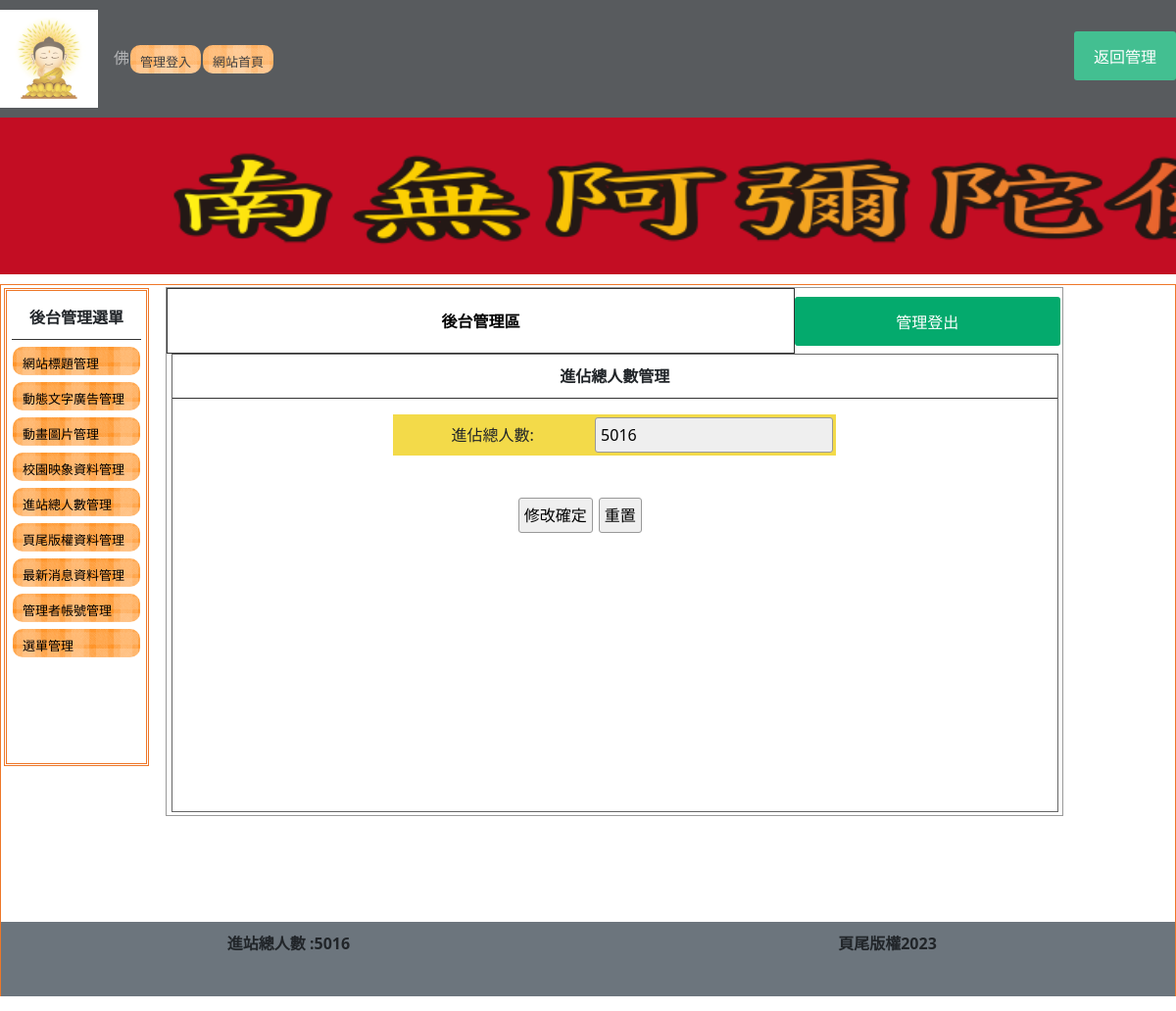
/back.php?do=total (signed in), run on the app's committed database.
### tables this page shows
CREATE TABLE `menu` (
  `id` int(10) UNSIGNED NOT NULL,
  `text` text NOT NULL,
  `href` text NOT NULL,
  `sh` int(1) UNSIGNED NOT NULL,
  `menu_id` int(10) NOT NULL
);

CREATE TABLE `titles` (
  `id` int(10) UNSIGNED NOT NULL,
  `img` text NOT NULL,
  `text` text NOT NULL,
  `sh` int(1) UNSIGNED NOT NULL
);

CREATE TABLE `total` (
  `id` int(10) NOT NULL,
  `total` int(10) NOT NULL DEFAULT 0
);

CREATE TABLE `bottom` (
  `id` int(10) NOT NULL,
  `bottom` text NOT NULL
);

### api/db.php (called while the page is built, shortened)
<?php
class DB{
    protected $dsn = "mysql:host=localhost;charset=utf8;dbname=db08";
    protected $pdo;
    protected $table;
    public function __construct($table){
        $this->table = $table;
        $this->pdo = new PDO($this->dsn, 'root', '');
    }
    function all( $where = '', $other = ''){
        $sql = "select * from `$this->table` ";
        $sql =$this->sql_all($sql,$where,$other);
        return $this->pdo->query($sql)->fetchAll(PDO::FETCH_ASSOC);
    }
    function find($id){
        $sql = "select * from `$this->table` ";
        if (is_array($id)) {
            $tmp = $this->a2s($id);
            $sql .= " where " . join(" && ", $tmp);
        } else if (is_numeric($id)) {
            $sql .= " where `id`='$id'";
        } else {
            echo "錯誤:參數的資料型態比須是數字或陣列";
        }
        $row = $this->pdo->query($sql)->fetch(PDO::FETCH_ASSOC);
        return $row;
    }
    private function a2s($array){
        foreach ($array as $col => $value) {
            $tmp[] = "`$col`='$value'";
        }
        return $tmp;
    }
    private function sql_all($sql,$array,$other){
        if (isset($this->table) && !empty($this->table)) {
            if (is_array($array)) {
                if (!empty($array)) {
                    $tmp = $this->a2s($array);
                    $sql .= " where " . join(" && ", $tmp);
                }
            } else {
                $sql .= " $array";
            }
            $sql .= $other;
            return $sql;
        } else {
            echo "錯誤:沒有指定的資料表名稱";
        }
    }
}
$Title=new DB('titles');
$Total=new DB('total');
$Bottom=new DB('bottom');
$Menu=new DB('menu');
?>

### back.php (the view, shortened to what this page needs)
<?php include_once "./api/db.php";
?>
<!DOCTYPE html PUBLIC "-//W3C//DTD XHTML 1.0 Transitional//EN" "http://www.w3.org/TR/xhtml1/DTD/xhtml1-transitional.dtd">
<html xmlns="http://www.w3.org/1999/xhtml">
<head>
	<link href="https://cdn.jsdelivr.net/npm/bootstrap@5.3.2/dist/css/bootstrap.min.css" rel="stylesheet">
	<link rel="stylesheet" href="https://cdnjs.cloudflare.com/ajax/libs/font-awesome/6.5.1/css/all.min.css" />
	<link href="./css/css.css" rel="stylesheet" type="text/css">
</head>
<body>
	<?php
	include "./front/nva.php"
	?>
	<div class="container-fluid " style="margin-top:15vh; ">
		<div class="row">
			<div class="col-12">
				<?php
				$title = $Title->find(['sh' => 1]);
				?>
				<a title="<?= $title['text']; ?>" href="./index.php">
					<div class="ti " style="height:20vh;background:url(&#39;./img/<?= $title['img']; ?>&#39;); background-size:cover;"></div>
				</a>
			</div>
		</div>
	</div>
	<div id="main">
		<div id="ms">
			<div id="lf" style="float:left;">
				<div id="menuput" class="dbor">
					<span class="t botli">後台管理選單</span>
					<a style="color:#000; font-size:13px; text-decoration:none;" href="?do=title">
						<div class="mainmu">
							網站標題管理 </div>
					</a>
					<a style="color:#000; font-size:13px; text-decoration:none;" href="?do=ad">
						<div class="mainmu">
							動態文字廣告管理 </div>
					</a>
					<a style="color:#000; font-size:13px; text-decoration:none;" href="?do=mvim">
						<div class="mainmu">
							動畫圖片管理 </div>
					</a>
					<a style="color:#000; font-size:13px; text-decoration:none;" href="?do=image">
						<div class="mainmu">
							校園映象資料管理 </div>
					</a>
					<a style="color:#000; font-size:13px; text-decoration:none;" href="?do=total">
						<div class="mainmu">
							進站總人數管理 </div>
					</a>
					<a style="color:#000; font-size:13px; text-decoration:none;" href="?do=bottom">
						<div class="mainmu">
							頁尾版權資料管理 </div>
					</a>
					<a style="color:#000; font-size:13px; text-decoration:none;" href="?do=news">
						<div class="mainmu">
							最新消息資料管理 </div>
					</a>
					<a style="color:#000; font-size:13px; text-decoration:none;" href="?do=admin">
						<div class="mainmu">
							管理者帳號管理 </div>
					</a>
					<a style="color:#000; font-size:13px; text-decoration:none;" href="?do=menu">
						<div class="mainmu">
							選單管理 </div>
					</a>
				</div>
			</div>
			<div class="di" style="height:540px; border:#999 1px solid; width:76.5%; margin:2px 0px 0px 0px; float:left; position:relative; left:20px;">
				<table width="100%">
					<tbody>
						<tr>
							<td style="width:70%;font-weight:800; border:#333 1px solid; border-radius:3px;" class="cent"><a href="?do=admin" style="color:#000; text-decoration:none;">後台管理區</a></td>
							<td><button onclick="location.href='./api/logout.php'" style="width:99%; margin-right:2px; height:50px;">管理登出</button></td>
						</tr>
					</tbody>
				</table>
				<?php
				$do = $_GET['do'] ?? 'title';
				$file = "./back/{$do}.php";
				if (file_exists($file)) {
					include $file;
				} else {
					include "./back/title.php";
				}
				?>
			</div>
<?php include "./front/footer.php"?>
</body>
</html>

### front/nva.php (shortened to what this page needs)
<nav class="navbar navbar-expand-sm navbar-dark bg-dark fixed-top opacity-75" style="height:15vh">
		<div class="container-fluid">
			<a class="navbar-brand" href="#">
				<img src="./icon/Buddha.png" alt="Logo" width="100" height="100" class="d-inline-block align-text-top">
			</a>
			<div class="collapse navbar-collapse" id="mynavbar">
				<ul class="navbar-nav me-auto">
					<span class="navbar-text">
						佛
					</span>
					<?php
					$mainmu = $Menu->all(['sh' => 1, 'menu_id' => 0]);
					foreach ($mainmu as $main) {
					?><li>
							<div class="mainmu">
								<a href="<?= $main['href']; ?>" style="color:#000; font-size:13px; text-decoration:none;"><?= $main['text']; ?></a>
						</li>
					<?php
					}
					?>
				</ul>
				<div class="d-flex justify-content-center">
					<?php
					if (isset($_SESSION['login'])) {
					?>
						<button style="width:100%; margin-left:auto; margin-right:auto; margin-top:2px; height:50px;" onclick="lo('back.php')">返回管理</button>
					<?php
					} else {
					?>
						<button onclick="document.getElementById('id01').style.display='block'" style="width:auto; ">Login</button>
					<?php
					}
					?>
				</div>
			</div>
		</div>
	</nav>

### back/total.php (shortened to what this page needs)
<div style="width:99%; height:87%; margin:auto; overflow:auto; border:#666 1px solid;">
    <p class="t cent botli">進佔總人數管理</p>
    <form method="post"  action="./api/edit_info.php">
        <table style="width:50%; margin:auto;">
            <tbody>
                <tr class="yel">
                    <td width="50%">進佔總人數:</td>
                    <td width="50%"><input type="number" name="total" value="<?=$Total->find(1)['total']?>">
                </td>
                </tr>
            </tbody>
        </table>
        <table style="margin-top:40px; width:70%;">
            <tbody>
                <tr>
                    <td width="200px"></td>
                    <td class="cent"><input type="submit" value="修改確定"><input type="reset" value="重置"></td>
                </tr>
            </tbody>
        </table>
    </form>
</div>

### front/footer.php (shortened to what this page needs)
<div class="container-fulid bg-secondary " style="height: 10vh;">
	<div class="row d-flex">
		<div class="t col-6">
			進站總人數 :<?= $Total->find(1)['total']; ?></div>
		<div class="t col-6 "><?= $Bottom->find(1)['bottom']; ?></div>
	</div>
</div>
</div>

### css/css.css (style rules this page uses)
* { box-sizing: border-box; padding: 0; margin: 0; }
body { padding: 0; margin: 0; }
#main { width: 100%; height: 100%; margin: 10px auto 10px auto; border: #EE7728 1px solid; position: relative; }
.ti { width: 100%; height: 100px; background-size: cover; background-repeat: no-repeat; }
.dbor { border: #EE7728 double 3px; margin: 1px; padding: 2px 10px 2px 10px; }
.t { font-weight: 800; display: block; text-align: center; padding: 10px 1px 10px 1px; }
.botli { border-bottom: #333 1px solid; }
.mainmu { position: relative; border-radius: 10px; background: url(../icon/menu.fw.png) center no-repeat; background-size: cover; line-height: 30px; padding: 2px 10px 2px 10px; margin: 7px 1px 7px 1px; height: 29px; }
#lf { height: 650px; display: inline-block; }
#menuput { width: 100%; height: 75%; position: relative; padding: 5px; display: block; margin: 3px; }
.di { display: inline-block; }
.cent { text-align: center; }
input, button { border: #999 1px solid; border-radius: 3px; background: #EFEFEF; padding: 5px; margin: 3px; }
.yel td { background: #F3DA49; text-align: center; }
a { text-decoration: none; }
button { background-color: #04AA6D; color: white; padding: 14px 20px; margin: 8px 0; border: none; cursor: pointer; width: 100%; }
.container-fluid { margin: 0; padding: 0; }

### data on the page
menu: text "管理登入"
menu: text "網站首頁"
titles: img (picture)
total: total "5016"
bottom: bottom "頁尾版權2023"
